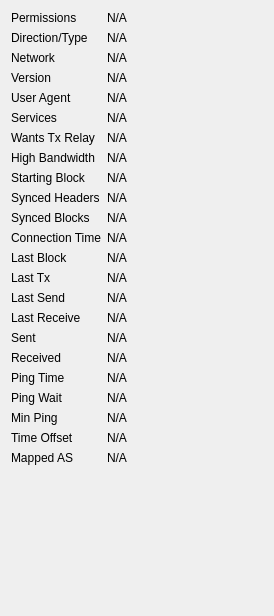
             <widget class="QWidget" name="detailWidget">
              <property name="geometry">
               <rect>
                <x>0</x>
                <y>0</y>
                <width>274</width>
                <height>616</height>
               </rect>
              </property>
              <layout class="QGridLayout" name="gridLayout_2" columnstretch="0,1">
               <item row="0" column="0">
                <widget class="QLabel" name="label_30">
                 <property name="text">
                  <string>Permissions</string>
                 </property>
                </widget>
               </item>
               <item row="0" column="1">
                <widget class="QLabel" name="peerPermissions">
                 <property name="cursor">
                  <cursorShape>IBeamCursor</cursorShape>
                 </property>
                 <property name="text">
                  <string>N/A</string>
                 </property>
                 <property name="textFormat">
                  <enum>Qt::PlainText</enum>
                 </property>
                 <property name="textInteractionFlags">
                  <set>Qt::LinksAccessibleByMouse|Qt::TextSelectableByKeyboard|Qt::TextSelectableByMouse</set>
                 </property>
                </widget>
               </item>
               <item row="1" column="0">
                <widget class="QLabel" name="peerConnectionTypeLabel">
                 <property name="toolTip">
                  <string>The direction and type of peer connection: %1</string>
                 </property>
                 <property name="text">
                  <string>Direction/Type</string>
                 </property>
                </widget>
               </item>
               <item row="1" column="1">
                <widget class="QLabel" name="peerConnectionType">
                 <property name="cursor">
                  <cursorShape>IBeamCursor</cursorShape>
                 </property>
                 <property name="text">
                  <string>N/A</string>
                 </property>
                 <property name="textFormat">
                  <enum>Qt::PlainText</enum>
                 </property>
                 <property name="textInteractionFlags">
                  <set>Qt::LinksAccessibleByMouse|Qt::TextSelectableByKeyboard|Qt::TextSelectableByMouse</set>
                 </property>
                </widget>
               </item>
               <item row="2" column="0">
                <widget class="QLabel" name="peerNetworkLabel">
                 <property name="toolTip">
                  <string>The network protocol this peer is connected through: IPv4, IPv6, Onion, I2P, or CJDNS.</string>
                 </property>
                 <property name="text">
                  <string>Network</string>
                 </property>
                </widget>
               </item>
               <item row="2" column="1">
                <widget class="QLabel" name="peerNetwork">
                 <property name="cursor">
                  <cursorShape>IBeamCursor</cursorShape>
                 </property>
                 <property name="text">
                  <string>N/A</string>
                 </property>
                 <property name="textFormat">
                  <enum>Qt::PlainText</enum>
                 </property>
                 <property name="textInteractionFlags">
                  <set>Qt::LinksAccessibleByMouse|Qt::TextSelectableByKeyboard|Qt::TextSelectableByMouse</set>
                 </property>
                </widget>
               </item>
               <item row="3" column="0">
                <widget class="QLabel" name="label_21">
                 <property name="text">
                  <string>Version</string>
                 </property>
                </widget>
               </item>
               <item row="3" column="1">
                <widget class="QLabel" name="peerVersion">
                 <property name="cursor">
                  <cursorShape>IBeamCursor</cursorShape>
                 </property>
                 <property name="text">
                  <string>N/A</string>
                 </property>
                 <property name="textFormat">
                  <enum>Qt::PlainText</enum>
                 </property>
                 <property name="textInteractionFlags">
                  <set>Qt::LinksAccessibleByMouse|Qt::TextSelectableByKeyboard|Qt::TextSelectableByMouse</set>
                 </property>
                </widget>
               </item>
               <item row="4" column="0">
                <widget class="QLabel" name="label_28">
                 <property name="text">
                  <string>User Agent</string>
                 </property>
                </widget>
               </item>
               <item row="4" column="1">
                <widget class="QLabel" name="peerSubversion">
                 <property name="cursor">
                  <cursorShape>IBeamCursor</cursorShape>
                 </property>
                 <property name="text">
                  <string>N/A</string>
                 </property>
                 <property name="textFormat">
                  <enum>Qt::PlainText</enum>
                 </property>
                 <property name="textInteractionFlags">
                  <set>Qt::LinksAccessibleByMouse|Qt::TextSelectableByKeyboard|Qt::TextSelectableByMouse</set>
                 </property>
                </widget>
               </item>
               <item row="5" column="0">
                <widget class="QLabel" name="label_4">
                 <property name="text">
                  <string>Services</string>
                 </property>
                </widget>
               </item>
               <item row="5" column="1">
                <widget class="QLabel" name="peerServices">
                 <property name="cursor">
                  <cursorShape>IBeamCursor</cursorShape>
                 </property>
                 <property name="text">
                  <string>N/A</string>
                 </property>
                 <property name="textFormat">
                  <enum>Qt::PlainText</enum>
                 </property>
                 <property name="wordWrap">
                  <bool>true</bool>
                 </property>
                 <property name="textInteractionFlags">
                  <set>Qt::LinksAccessibleByMouse|Qt::TextSelectableByKeyboard|Qt::TextSelectableByMouse</set>
                 </property>
                </widget>
               </item>
               <item row="6" column="0">
                <widget class="QLabel" name="peerRelayTxesLabel">
                 <property name="toolTip">
                  <string>Whether the peer requested us to relay transactions.</string>
                 </property>
                 <property name="text">
                  <string>Wants Tx Relay</string>
                 </property>
                </widget>
               </item>
               <item row="6" column="1">
                <widget class="QLabel" name="peerRelayTxes">
                 <property name="cursor">
                  <cursorShape>IBeamCursor</cursorShape>
                 </property>
                 <property name="text">
                  <string>N/A</string>
                 </property>
                 <property name="textFormat">
                  <enum>Qt::PlainText</enum>
                 </property>
                 <property name="textInteractionFlags">
                  <set>Qt::LinksAccessibleByMouse|Qt::TextSelectableByKeyboard|Qt::TextSelectableByMouse</set>
                 </property>
                </widget>
               </item>
               <item row="7" column="0">
                <widget class="QLabel" name="peerHighBandwidthLabel">
                 <property name="toolTip">
                  <string>High bandwidth BIP152 compact block relay: %1</string>
                 </property>
                 <property name="text">
                  <string>High Bandwidth</string>
                 </property>
                </widget>
               </item>
               <item row="7" column="1">
                <widget class="QLabel" name="peerHighBandwidth">
                 <property name="cursor">
                  <cursorShape>IBeamCursor</cursorShape>
                 </property>
                 <property name="text">
                  <string>N/A</string>
                 </property>
                 <property name="textFormat">
                  <enum>Qt::PlainText</enum>
                 </property>
                 <property name="textInteractionFlags">
                  <set>Qt::LinksAccessibleByMouse|Qt::TextSelectableByKeyboard|Qt::TextSelectableByMouse</set>
                 </property>
                </widget>
               </item>
               <item row="8" column="0">
                <widget class="QLabel" name="label_29">
                 <property name="text">
                  <string>Starting Block</string>
                 </property>
                </widget>
               </item>
               <item row="8" column="1">
                <widget class="QLabel" name="peerHeight">
                 <property name="cursor">
                  <cursorShape>IBeamCursor</cursorShape>
                 </property>
                 <property name="text">
                  <string>N/A</string>
                 </property>
                 <property name="textFormat">
                  <enum>Qt::PlainText</enum>
                 </property>
                 <property name="textInteractionFlags">
                  <set>Qt::LinksAccessibleByMouse|Qt::TextSelectableByKeyboard|Qt::TextSelectableByMouse</set>
                 </property>
                </widget>
               </item>
               <item row="9" column="0">
                <widget class="QLabel" name="label_27">
                 <property name="text">
                  <string>Synced Headers</string>
                 </property>
                </widget>
               </item>
               <item row="9" column="1">
                <widget class="QLabel" name="peerSyncHeight">
                 <property name="cursor">
                  <cursorShape>IBeamCursor</cursorShape>
                 </property>
                 <property name="text">
                  <string>N/A</string>
                 </property>
                 <property name="textFormat">
                  <enum>Qt::PlainText</enum>
                 </property>
                 <property name="textInteractionFlags">
                  <set>Qt::LinksAccessibleByMouse|Qt::TextSelectableByKeyboard|Qt::TextSelectableByMouse</set>
                 </property>
                </widget>
               </item>
               <item row="10" column="0">
                <widget class="QLabel" name="label_25">
                 <property name="text">
                  <string>Synced Blocks</string>
                 </property>
                </widget>
               </item>
               <item row="10" column="1">
                <widget class="QLabel" name="peerCommonHeight">
                 <property name="cursor">
                  <cursorShape>IBeamCursor</cursorShape>
                 </property>
                 <property name="text">
                  <string>N/A</string>
                 </property>
                 <property name="textFormat">
                  <enum>Qt::PlainText</enum>
                 </property>
                 <property name="textInteractionFlags">
                  <set>Qt::LinksAccessibleByMouse|Qt::TextSelectableByKeyboard|Qt::TextSelectableByMouse</set>
                 </property>
                </widget>
               </item>
               <item row="11" column="0">
                <widget class="QLabel" name="label_22">
                 <property name="text">
                  <string>Connection Time</string>
                 </property>
                </widget>
               </item>
               <item row="11" column="1">
                <widget class="QLabel" name="peerConnTime">
                 <property name="cursor">
                  <cursorShape>IBeamCursor</cursorShape>
                 </property>
                 <property name="text">
                  <string>N/A</string>
                 </property>
                 <property name="textFormat">
                  <enum>Qt::PlainText</enum>
                 </property>
                 <property name="textInteractionFlags">
                  <set>Qt::LinksAccessibleByMouse|Qt::TextSelectableByKeyboard|Qt::TextSelectableByMouse</set>
                 </property>
                </widget>
               </item>
               <item row="12" column="0">
                <widget class="QLabel" name="peerLastBlockLabel">
                 <property name="toolTip">
                  <string>Elapsed time since a novel block passing initial validity checks was received from this peer.</string>
                 </property>
                 <property name="text">
                  <string>Last Block</string>
                 </property>
                </widget>
               </item>
               <item row="12" column="1">
                <widget class="QLabel" name="peerLastBlock">
                 <property name="cursor">
                  <cursorShape>IBeamCursor</cursorShape>
                 </property>
                 <property name="text">
                  <string>N/A</string>
                 </property>
                 <property name="textFormat">
                  <enum>Qt::PlainText</enum>
                 </property>
                 <property name="textInteractionFlags">
                  <set>Qt::LinksAccessibleByMouse|Qt::TextSelectableByKeyboard|Qt::TextSelectableByMouse</set>
                 </property>
                </widget>
               </item>
               <item row="13" column="0">
                <widget class="QLabel" name="peerLastTxLabel">
                 <property name="toolTip">
                  <string>Elapsed time since a novel transaction accepted into our mempool was received from this peer.</string>
                 </property>
                 <property name="text">
                  <string>Last Tx</string>
                 </property>
                </widget>
               </item>
               <item row="13" column="1">
                <widget class="QLabel" name="peerLastTx">
                 <property name="cursor">
                  <cursorShape>IBeamCursor</cursorShape>
                 </property>
                 <property name="text">
                  <string>N/A</string>
                 </property>
                 <property name="textFormat">
                  <enum>Qt::PlainText</enum>
                 </property>
                 <property name="textInteractionFlags">
                  <set>Qt::LinksAccessibleByMouse|Qt::TextSelectableByKeyboard|Qt::TextSelectableByMouse</set>
                 </property>
                </widget>
               </item>
               <item row="14" column="0">
                <widget class="QLabel" name="label_15">
                 <property name="text">
                  <string>Last Send</string>
                 </property>
                </widget>
               </item>
               <item row="14" column="1">
                <widget class="QLabel" name="peerLastSend">
                 <property name="cursor">
                  <cursorShape>IBeamCursor</cursorShape>
                 </property>
                 <property name="text">
                  <string>N/A</string>
                 </property>
                 <property name="textFormat">
                  <enum>Qt::PlainText</enum>
                 </property>
                 <property name="textInteractionFlags">
                  <set>Qt::LinksAccessibleByMouse|Qt::TextSelectableByKeyboard|Qt::TextSelectableByMouse</set>
                 </property>
                </widget>
               </item>
               <item row="15" column="0">
                <widget class="QLabel" name="label_19">
                 <property name="text">
                  <string>Last Receive</string>
                 </property>
                </widget>
               </item>
               <item row="15" column="1">
                <widget class="QLabel" name="peerLastRecv">
                 <property name="cursor">
                  <cursorShape>IBeamCursor</cursorShape>
                 </property>
                 <property name="text">
                  <string>N/A</string>
                 </property>
                 <property name="textFormat">
                  <enum>Qt::PlainText</enum>
                 </property>
                 <property name="textInteractionFlags">
                  <set>Qt::LinksAccessibleByMouse|Qt::TextSelectableByKeyboard|Qt::TextSelectableByMouse</set>
                 </property>
                </widget>
               </item>
               <item row="16" column="0">
                <widget class="QLabel" name="label_18">
                 <property name="text">
                  <string>Sent</string>
                 </property>
                </widget>
               </item>
               <item row="16" column="1">
                <widget class="QLabel" name="peerBytesSent">
                 <property name="cursor">
                  <cursorShape>IBeamCursor</cursorShape>
                 </property>
                 <property name="text">
                  <string>N/A</string>
                 </property>
                 <property name="textFormat">
                  <enum>Qt::PlainText</enum>
                 </property>
                 <property name="textInteractionFlags">
                  <set>Qt::LinksAccessibleByMouse|Qt::TextSelectableByKeyboard|Qt::TextSelectableByMouse</set>
                 </property>
                </widget>
               </item>
               <item row="17" column="0">
                <widget class="QLabel" name="label_20">
                 <property name="text">
                  <string>Received</string>
                 </property>
                </widget>
               </item>
               <item row="17" column="1">
                <widget class="QLabel" name="peerBytesRecv">
                 <property name="cursor">
                  <cursorShape>IBeamCursor</cursorShape>
                 </property>
                 <property name="text">
                  <string>N/A</string>
                 </property>
                 <property name="textFormat">
                  <enum>Qt::PlainText</enum>
                 </property>
                 <property name="textInteractionFlags">
                  <set>Qt::LinksAccessibleByMouse|Qt::TextSelectableByKeyboard|Qt::TextSelectableByMouse</set>
                 </property>
                </widget>
               </item>
               <item row="18" column="0">
                <widget class="QLabel" name="label_26">
                 <property name="text">
                  <string>Ping Time</string>
                 </property>
                </widget>
               </item>
               <item row="18" column="1">
                <widget class="QLabel" name="peerPingTime">
                 <property name="cursor">
                  <cursorShape>IBeamCursor</cursorShape>
                 </property>
                 <property name="text">
                  <string>N/A</string>
                 </property>
                 <property name="textFormat">
                  <enum>Qt::PlainText</enum>
                 </property>
                 <property name="textInteractionFlags">
                  <set>Qt::LinksAccessibleByMouse|Qt::TextSelectableByKeyboard|Qt::TextSelectableByMouse</set>
                 </property>
                </widget>
               </item>
               <item row="19" column="0">
                <widget class="QLabel" name="peerPingWaitLabel">
                 <property name="toolTip">
                  <string>The duration of a currently outstanding ping.</string>
                 </property>
                 <property name="text">
                  <string>Ping Wait</string>
                 </property>
                </widget>
               </item>
               <item row="19" column="1">
                <widget class="QLabel" name="peerPingWait">
                 <property name="cursor">
                  <cursorShape>IBeamCursor</cursorShape>
                 </property>
                 <property name="text">
                  <string>N/A</string>
                 </property>
                 <property name="textFormat">
                  <enum>Qt::PlainText</enum>
                 </property>
                 <property name="textInteractionFlags">
                  <set>Qt::LinksAccessibleByMouse|Qt::TextSelectableByKeyboard|Qt::TextSelectableByMouse</set>
                 </property>
                </widget>
               </item>
               <item row="20" column="0">
                <widget class="QLabel" name="peerMinPingLabel">
                 <property name="text">
                  <string>Min Ping</string>
                 </property>
                </widget>
               </item>
               <item row="20" column="1">
                <widget class="QLabel" name="peerMinPing">
                 <property name="cursor">
                  <cursorShape>IBeamCursor</cursorShape>
                 </property>
                 <property name="text">
                  <string>N/A</string>
                 </property>
                 <property name="textFormat">
                  <enum>Qt::PlainText</enum>
                 </property>
                 <property name="textInteractionFlags">
                  <set>Qt::LinksAccessibleByMouse|Qt::TextSelectableByKeyboard|Qt::TextSelectableByMouse</set>
                 </property>
                </widget>
               </item>
               <item row="21" column="0">
                <widget class="QLabel" name="label_timeoffset">
                 <property name="text">
                  <string>Time Offset</string>
                 </property>
                </widget>
               </item>
               <item row="21" column="1">
                <widget class="QLabel" name="timeoffset">
                 <property name="cursor">
                  <cursorShape>IBeamCursor</cursorShape>
                 </property>
                 <property name="text">
                  <string>N/A</string>
                 </property>
                 <property name="textFormat">
                  <enum>Qt::PlainText</enum>
                 </property>
                 <property name="textInteractionFlags">
                  <set>Qt::LinksAccessibleByMouse|Qt::TextSelectableByKeyboard|Qt::TextSelectableByMouse</set>
                 </property>
                </widget>
               </item>
               <item row="22" column="0">
                <widget class="QLabel" name="peerMappedASLabel">
                 <property name="toolTip">
                  <string>The mapped Autonomous System used for diversifying peer selection.</string>
                 </property>
                 <property name="text">
                  <string>Mapped AS</string>
                 </property>
                </widget>
               </item>
               <item row="22" column="1">
                <widget class="QLabel" name="peerMappedAS">
                 <property name="cursor">
                  <cursorShape>IBeamCursor</cursorShape>
                 </property>
                 <property name="text">
                  <string>N/A</string>
                 </property>
                 <property name="textFormat">
                  <enum>Qt::PlainText</enum>
                 </property>
                 <property name="textInteractionFlags">
                  <set>Qt::LinksAccessibleByMouse|Qt::TextSelectableByKeyboard|Qt::TextSelectableByMouse</set>
                 </property>
                </widget>
               </item>
               <item row="23" column="0">
                <spacer name="verticalSpacer_3">
                 <property name="orientation">
                  <enum>Qt::Vertical</enum>
                 </property>
                 <property name="sizeHint" stdset="0">
                  <size>
                   <width>20</width>
                   <height>40</height>
                  </size>
                 </property>
                </spacer>
               </item>
              </layout>
             </widget>
